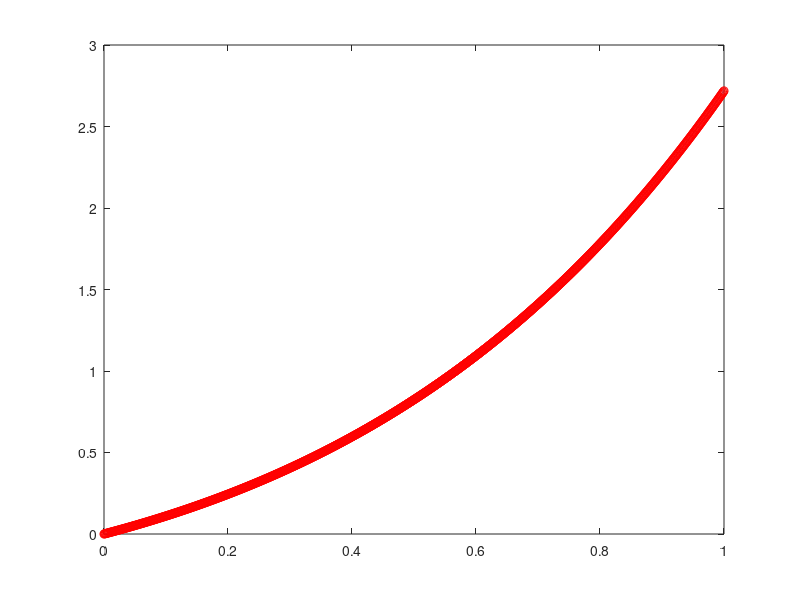

The MATLAB source for this figure:
clear, clc;
f = @(x) exp(x) .* (-x .^2 + x + 2);
g = @(x) x .* exp(x);
a = 0;
b = 1;
ax = @(x) 1;
bx = @(x) -x;
cx = @(x) 1;
ua = 0;
ubf = 2 * exp(1);
c = b-a;
n = 1000;
h = c/(n+1)
x = linspace((a+h),(b-h),n);

a1 = [(-2 * ax(x) + cx(x) * h^2).* diag(eye(n)); -1];
A1 = diag(a1);
a2 = (ax(x) +1/2 * bx(x) * h)' .* diag(eye(n));
A2 = diag(a2, 1);
a3 = [(ax(x(2:n)) -1/2 * bx(x(2:n)) * h)' .* diag(eye(n-1)); 1];
A3 = diag(a3, -1);

A = A1  + A2 + A3;

F = h^2 * f(x);
F(1) = F(1) - ua;
F = [F 1/2 * h^2*f(b) - h * ubf];
U = linsolve(A,F');
U = [ua U'];
X = [a x b];
plot(X, U, X, g(X), 'ro');
E = max(abs(g(X) - U))